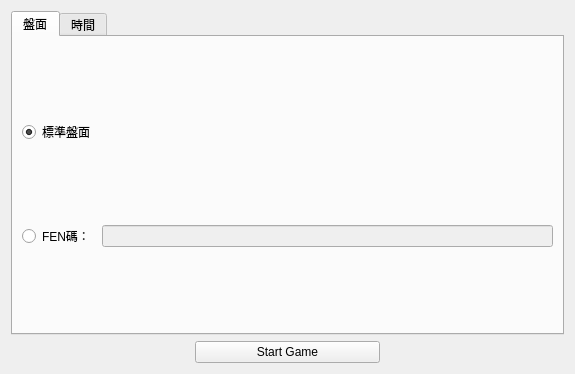
<?xml version="1.0" encoding="UTF-8"?>
<ui version="4.0">
 <class>PreGame</class>
 <widget class="QWidget" name="PreGame">
  <property name="geometry">
   <rect>
    <x>0</x>
    <y>0</y>
    <width>575</width>
    <height>374</height>
   </rect>
  </property>
  <property name="windowTitle">
   <string>PreGame</string>
  </property>
  <property name="whatsThis">
   <string/>
  </property>
  <layout class="QVBoxLayout" name="verticalLayout">
   <item>
    <widget class="QTabWidget" name="tabWidget">
     <property name="sizePolicy">
      <sizepolicy hsizetype="Expanding" vsizetype="Expanding">
       <horstretch>0</horstretch>
       <verstretch>0</verstretch>
      </sizepolicy>
     </property>
     <property name="currentIndex">
      <number>0</number>
     </property>
     <widget class="QWidget" name="boardTab">
      <property name="whatsThis">
       <string>&lt;html&gt;&lt;head/&gt;&lt;body&gt;&lt;p&gt;選擇盤面配置，可以選擇標準盤面或輸入FEN碼&lt;/p&gt;&lt;/body&gt;&lt;/html&gt;</string>
      </property>
      <attribute name="title">
       <string>盤面</string>
      </attribute>
      <layout class="QVBoxLayout" name="verticalLayout_2">
       <item>
        <widget class="QRadioButton" name="regular_radio">
         <property name="enabled">
          <bool>true</bool>
         </property>
         <property name="sizePolicy">
          <sizepolicy hsizetype="Minimum" vsizetype="Fixed">
           <horstretch>0</horstretch>
           <verstretch>0</verstretch>
          </sizepolicy>
         </property>
         <property name="whatsThis">
          <string>&lt;html&gt;&lt;head/&gt;&lt;body&gt;&lt;p&gt;標準的西洋棋盤面&lt;/p&gt;&lt;/body&gt;&lt;/html&gt;</string>
         </property>
         <property name="text">
          <string>標準盤面</string>
         </property>
         <property name="checked">
          <bool>true</bool>
         </property>
        </widget>
       </item>
       <item>
        <layout class="QHBoxLayout" name="horizontalLayout_2">
         <property name="spacing">
          <number>7</number>
         </property>
         <item>
          <widget class="QRadioButton" name="FEN_radio">
           <property name="whatsThis">
            <string>&lt;html&gt;&lt;head/&gt;&lt;body&gt;&lt;p&gt;使用FEN碼來載入盤面，分便覆盤&lt;/p&gt;&lt;/body&gt;&lt;/html&gt;</string>
           </property>
           <property name="text">
            <string>FEN碼：</string>
           </property>
          </widget>
         </item>
         <item>
          <widget class="QLineEdit" name="FEN_edit">
           <property name="enabled">
            <bool>false</bool>
           </property>
           <property name="statusTip">
            <string/>
           </property>
           <property name="whatsThis">
            <string>&lt;html&gt;&lt;head/&gt;&lt;body&gt;&lt;p&gt;FEN格式： &amp;lt;棋子擺放&amp;gt; &amp;lt;移動方&amp;gt; &amp;lt;可否入堡&amp;gt; &amp;lt;過路兵的目標&amp;gt; &amp;lt;halfmove clock&amp;gt; &amp;lt;fullmove number&amp;gt;&lt;/p&gt;&lt;p&gt;每一個項目中間以一個空格分隔&lt;/p&gt;&lt;/body&gt;&lt;/html&gt;</string>
           </property>
          </widget>
         </item>
        </layout>
       </item>
      </layout>
     </widget>
     <widget class="QWidget" name="timeTab">
      <property name="whatsThis">
       <string>&lt;html&gt;&lt;head/&gt;&lt;body&gt;&lt;p&gt;設定時間限制&lt;/p&gt;&lt;/body&gt;&lt;/html&gt;</string>
      </property>
      <attribute name="title">
       <string>時間</string>
      </attribute>
      <layout class="QVBoxLayout" name="verticalLayout_3">
       <item>
        <widget class="QRadioButton" name="noTimeLimit_radio">
         <property name="whatsThis">
          <string>&lt;html&gt;&lt;head/&gt;&lt;body&gt;&lt;p&gt;沒有時間限制，無拘無束的進行遊戲&lt;/p&gt;&lt;/body&gt;&lt;/html&gt;</string>
         </property>
         <property name="text">
          <string>沒有時間限制</string>
         </property>
         <property name="checked">
          <bool>true</bool>
         </property>
        </widget>
       </item>
       <item>
        <widget class="QRadioButton" name="hasTimeLimit_radio">
         <property name="whatsThis">
          <string>&lt;html&gt;&lt;head/&gt;&lt;body&gt;&lt;p&gt;每人有固定的思考時間，用完即自動投降&lt;/p&gt;&lt;/body&gt;&lt;/html&gt;</string>
         </property>
         <property name="text">
          <string>有時間限制（每人）</string>
         </property>
        </widget>
       </item>
       <item>
        <layout class="QHBoxLayout" name="horizontalLayout_3">
         <item>
          <widget class="QLabel" name="label_2">
           <property name="text">
            <string>小時</string>
           </property>
           <property name="alignment">
            <set>Qt::AlignCenter</set>
           </property>
          </widget>
         </item>
         <item>
          <widget class="QSpinBox" name="hour">
           <property name="enabled">
            <bool>false</bool>
           </property>
           <property name="maximum">
            <number>23</number>
           </property>
          </widget>
         </item>
         <item>
          <widget class="QLabel" name="label">
           <property name="text">
            <string>分鐘</string>
           </property>
           <property name="alignment">
            <set>Qt::AlignCenter</set>
           </property>
          </widget>
         </item>
         <item>
          <widget class="QSpinBox" name="minute">
           <property name="enabled">
            <bool>false</bool>
           </property>
           <property name="maximum">
            <number>59</number>
           </property>
           <property name="value">
            <number>10</number>
           </property>
          </widget>
         </item>
         <item>
          <widget class="QLabel" name="label_3">
           <property name="text">
            <string>秒</string>
           </property>
           <property name="alignment">
            <set>Qt::AlignCenter</set>
           </property>
          </widget>
         </item>
         <item>
          <widget class="QSpinBox" name="second">
           <property name="enabled">
            <bool>false</bool>
           </property>
           <property name="maximum">
            <number>59</number>
           </property>
          </widget>
         </item>
        </layout>
       </item>
      </layout>
     </widget>
    </widget>
   </item>
   <item>
    <layout class="QHBoxLayout" name="horizontalLayout">
     <item>
      <spacer name="horizontalSpacer">
       <property name="orientation">
        <enum>Qt::Horizontal</enum>
       </property>
       <property name="sizeHint" stdset="0">
        <size>
         <width>40</width>
         <height>20</height>
        </size>
       </property>
      </spacer>
     </item>
     <item>
      <widget class="QPushButton" name="startGame">
       <property name="sizePolicy">
        <sizepolicy hsizetype="Expanding" vsizetype="Fixed">
         <horstretch>0</horstretch>
         <verstretch>0</verstretch>
        </sizepolicy>
       </property>
       <property name="minimumSize">
        <size>
         <width>1</width>
         <height>0</height>
        </size>
       </property>
       <property name="text">
        <string>Start Game</string>
       </property>
      </widget>
     </item>
     <item>
      <spacer name="horizontalSpacer_2">
       <property name="orientation">
        <enum>Qt::Horizontal</enum>
       </property>
       <property name="sizeHint" stdset="0">
        <size>
         <width>40</width>
         <height>20</height>
        </size>
       </property>
      </spacer>
     </item>
    </layout>
   </item>
  </layout>
 </widget>
 <resources/>
 <connections>
  <connection>
   <sender>FEN_radio</sender>
   <signal>toggled(bool)</signal>
   <receiver>FEN_edit</receiver>
   <slot>setEnabled(bool)</slot>
   <hints>
    <hint type="sourcelabel">
     <x>65</x>
     <y>194</y>
    </hint>
    <hint type="destinationlabel">
     <x>330</x>
     <y>194</y>
    </hint>
   </hints>
  </connection>
  <connection>
   <sender>noTimeLimit_radio</sender>
   <signal>toggled(bool)</signal>
   <receiver>hour</receiver>
   <slot>setDisabled(bool)</slot>
   <hints>
    <hint type="sourcelabel">
     <x>286</x>
     <y>61</y>
    </hint>
    <hint type="destinationlabel">
     <x>153</x>
     <y>225</y>
    </hint>
   </hints>
  </connection>
  <connection>
   <sender>noTimeLimit_radio</sender>
   <signal>toggled(bool)</signal>
   <receiver>minute</receiver>
   <slot>setDisabled(bool)</slot>
   <hints>
    <hint type="sourcelabel">
     <x>286</x>
     <y>61</y>
    </hint>
    <hint type="destinationlabel">
     <x>330</x>
     <y>225</y>
    </hint>
   </hints>
  </connection>
  <connection>
   <sender>noTimeLimit_radio</sender>
   <signal>toggled(bool)</signal>
   <receiver>second</receiver>
   <slot>setDisabled(bool)</slot>
   <hints>
    <hint type="sourcelabel">
     <x>286</x>
     <y>61</y>
    </hint>
    <hint type="destinationlabel">
     <x>507</x>
     <y>225</y>
    </hint>
   </hints>
  </connection>
 </connections>
</ui>
